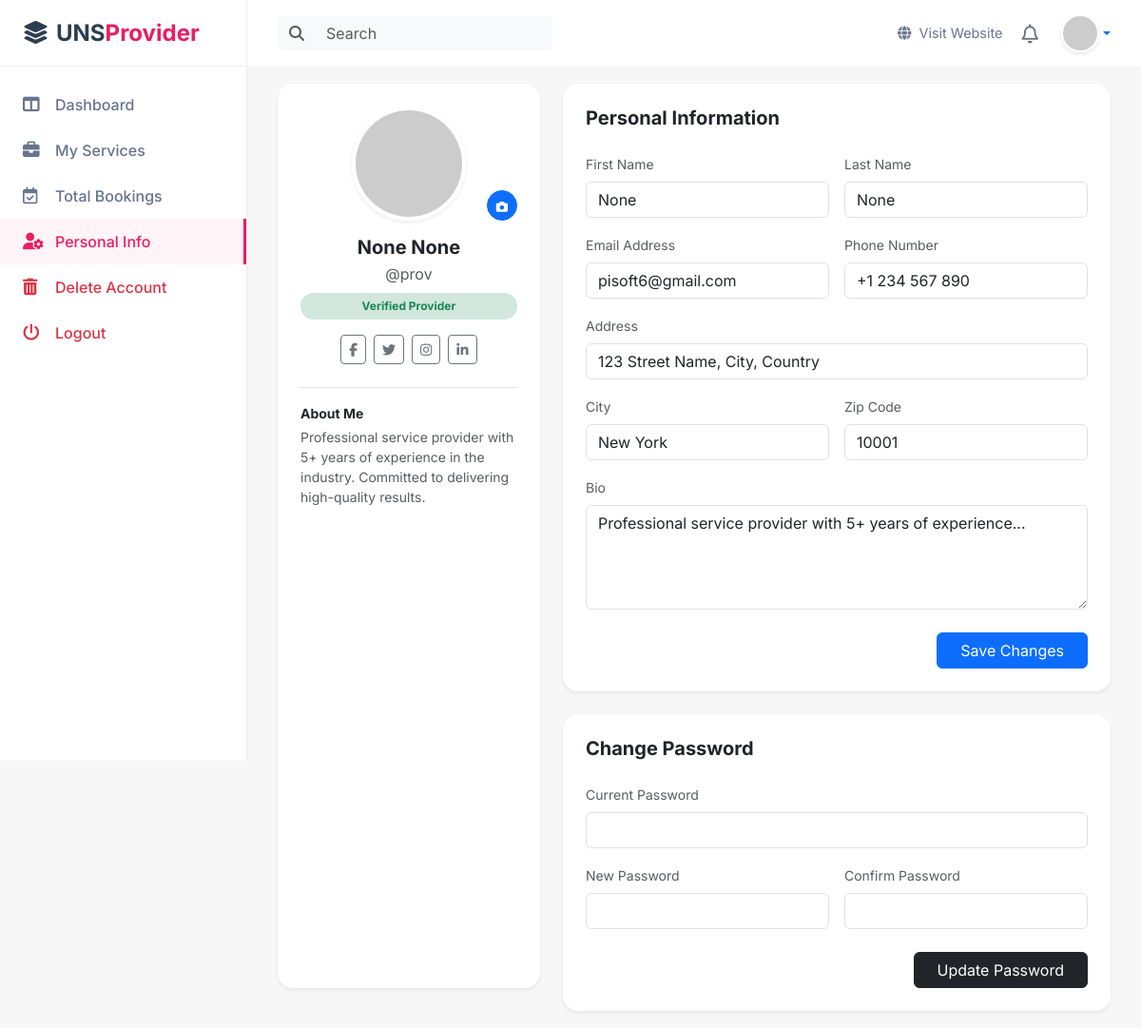
The page /personal-info/ (signed in) on the database its author committed.
### accounts/models.py (models this page shows, shortened)
class User(models.Model):
    ROLE_CHOICES = (
        ('CUSTOMER', 'Customer'),
        ('PROVIDER', 'Provider'),
    )
    username = models.CharField(max_length=120)
    email = models.EmailField(unique=True)
    password = models.CharField(max_length=255)  # store hashed password
    phone = models.IntegerField()
    role = models.CharField(max_length=20, choices=ROLE_CHOICES, default='CUSTOMER')
    first_name = models.CharField(max_length=100, blank=True, null=True)
    last_name = models.CharField(max_length=100, blank=True, null=True)
    city = models.CharField(max_length=100, blank=True, null=True)
    address = models.TextField(blank=True, null=True)
    is_active = models.BooleanField(default=True)
    is_verified = models.BooleanField(default=False)
    created_at = models.DateTimeField(auto_now_add=True)

### accounts/views.py (the view)
# urls.py: path('personal-info/', views.provider_info, name="provider_info"),
def provider_info(request):
    user = get_user_from_session(request)
    if not user:
        return redirect('login')
    return render(request, 'accounts/provider_info.html', {'user': user})

### accounts/views.py (called while the page is built)
def get_user_from_session(request):
    user_id = request.session.get('user_id')
    if user_id:
        try:
            return User.objects.get(id=user_id)
        except User.DoesNotExist:
            return None
    return None

### accounts/templates/accounts/provider_info.html (shortened to what this page needs)
{% extends "accounts/provider_base.html" %}
{% block content %}
<div class="row">
    <div class="col-lg-4 mb-4">
        <div class="card border-0 shadow-sm rounded-4 text-center p-4 h-100">
            <div class="mb-3 position-relative d-inline-block">
                {% if user.providerprofile.profile_picture %}
                <img src="{{ user.providerprofile.profile_picture.url }}"
                    class="rounded-circle border border-4 border-white shadow-sm"
                    style="width: 120px; height: 120px; object-fit: cover;" alt="Profile">
                {% else %}
                <img src="https://ui-avatars.com/api/?name={{ user.username }}&background=e91e63&color=fff&size=128"
                    class="rounded-circle border border-4 border-white shadow-sm" style="width: 120px; height: 120px;"
                    alt="Profile">
                {% endif %}
                <button class="btn btn-sm btn-primary rounded-circle position-absolute bottom-0 end-0"
                    style="width: 32px; height: 32px;"><i class="fa-solid fa-camera small"></i></button>
            </div>
            <h5 class="fw-bold mb-1">{{ user.first_name }} {{ user.last_name }}</h5>
            <p class="text-muted mb-2">@{{ user.username }}</p>
            <div class="badge bg-success-subtle text-success rounded-pill px-3 py-2 mb-3">Verified Provider</div>
            <div class="d-flex justify-content-center gap-2 mb-4">
                <a href="#" class="btn btn-outline-secondary btn-sm"><i class="fa-brands fa-facebook-f"></i></a>
                <a href="#" class="btn btn-outline-secondary btn-sm"><i class="fa-brands fa-twitter"></i></a>
                <a href="#" class="btn btn-outline-secondary btn-sm"><i class="fa-brands fa-instagram"></i></a>
                <a href="#" class="btn btn-outline-secondary btn-sm"><i class="fa-brands fa-linkedin-in"></i></a>
            </div>
            <div class="text-start border-top pt-3">
                <small class="text-dark fw-bold d-block mb-1">About Me</small>
                <p class="text-muted small">Professional service provider with 5+ years of experience in the industry.
                    Committed to delivering high-quality results.</p>
            </div>
        </div>
    </div>
    <div class="col-lg-8">
        <div class="card border-0 shadow-sm rounded-4 p-4">
            <h5 class="fw-bold mb-4">Personal Information</h5>
            <form>
                <div class="row g-3">
                    <div class="col-md-6">
                        <label class="form-label small text-muted">First Name</label>
                        <input type="text" class="form-control" value="{{ user.first_name }}">
                    </div>
                    <div class="col-md-6">
                        <label class="form-label small text-muted">Last Name</label>
                        <input type="text" class="form-control" value="{{ user.last_name }}">
                    </div>
                    <div class="col-md-6">
                        <label class="form-label small text-muted">Email Address</label>
                        <input type="email" class="form-control" value="{{ user.email }}" readonly>
                    </div>
                    <div class="col-md-6">
                        <label class="form-label small text-muted">Phone Number</label>
                        <input type="tel" class="form-control" value="+1 234 567 890">
                    </div>
                    <div class="col-12">
                        <label class="form-label small text-muted">Address</label>
                        <input type="text" class="form-control" value="123 Street Name, City, Country">
                    </div>
                    <div class="col-md-6">
                        <label class="form-label small text-muted">City</label>
                        <input type="text" class="form-control" value="New York">
                    </div>
                    <div class="col-md-6">
                        <label class="form-label small text-muted">Zip Code</label>
                        <input type="text" class="form-control" value="10001">
                    </div>
                    <div class="col-12">
                        <label class="form-label small text-muted">Bio</label>
                        <textarea class="form-control"
                            rows="4">Professional service provider with 5+ years of experience...</textarea>
                    </div>
                </div>
                <div class="mt-4 text-end">
                    <button type="submit" class="btn btn-primary px-4">Save Changes</button>
                </div>
            </form>
        </div>
        <div class="card border-0 shadow-sm rounded-4 p-4 mt-4">
            <h5 class="fw-bold mb-4">Change Password</h5>
            <form action="{% url 'change_password' %}" method="POST">
                <div class="row g-3">
                    <div class="col-md-12">
                        <label class="form-label small text-muted">Current Password</label>
                        <input type="password" name="current_password" class="form-control">
                    </div>
                    <div class="col-md-6">
                        <label class="form-label small text-muted">New Password</label>
                        <input type="password" name="new_password" class="form-control">
                    </div>
                    <div class="col-md-6">
                        <label class="form-label small text-muted">Confirm Password</label>
                        <input type="password" name="confirm_password" class="form-control">
                    </div>
                </div>
                <div class="mt-4 text-end">
                    <button type="submit" class="btn btn-dark px-4">Update Password</button>
                </div>
            </form>
        </div>
    </div>
</div>
{% endblock %}

### accounts/templates/accounts/provider_base.html (style rules this page uses)
:root { --sidebar-width: 260px; --topbar-height: 70px; --primary-color: #e91e63; --primary-hover: #d81b60; --bg-body: #f7f7f7; --text-dark: #2c3e50; }
body { font-family: 'Inter', sans-serif; background-color: var(--bg-body); overflow-x: hidden; }

### rows shown on the page
User: first_name "None", last_name "None", username "prov", email "pisoft6@gmail.com"
